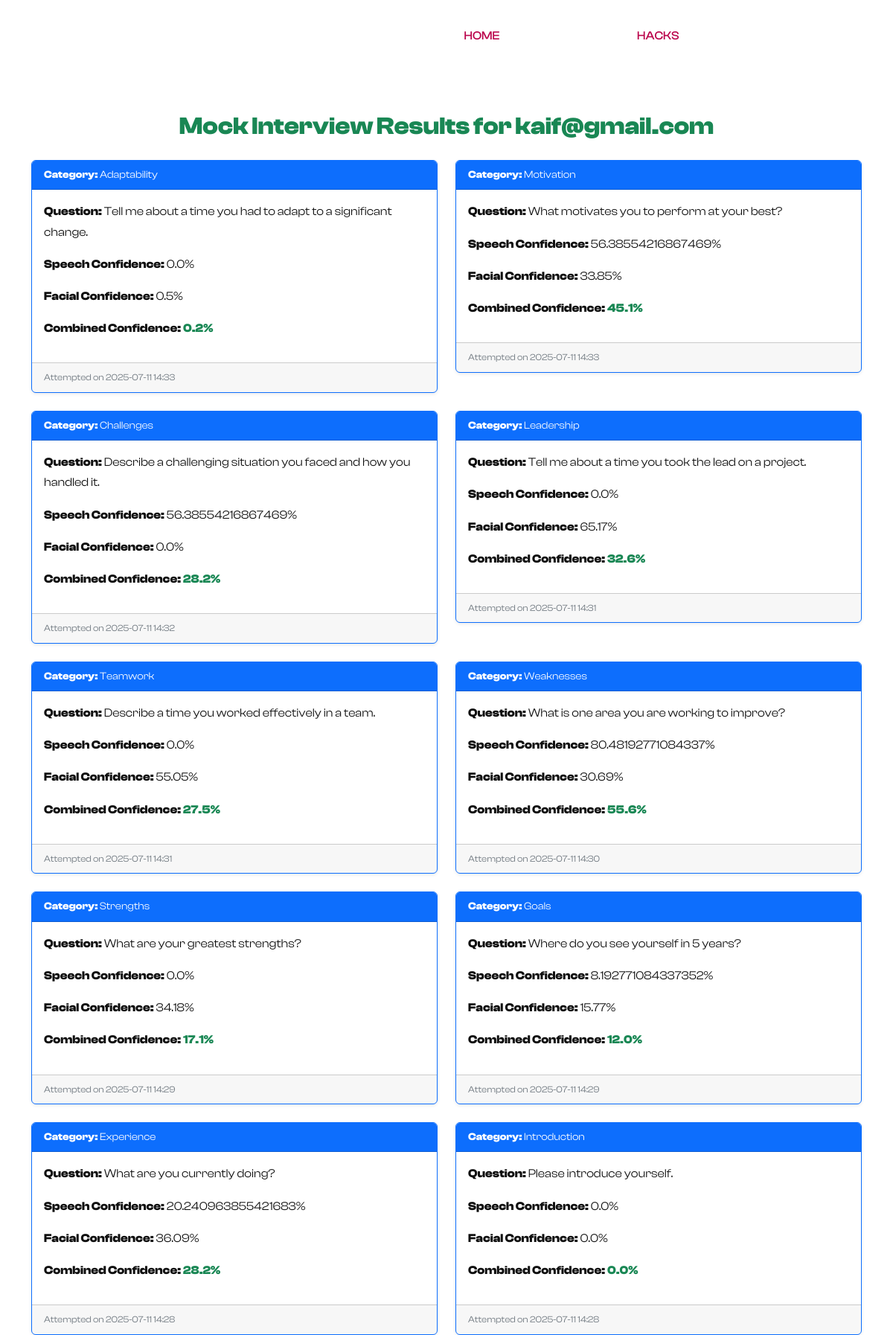
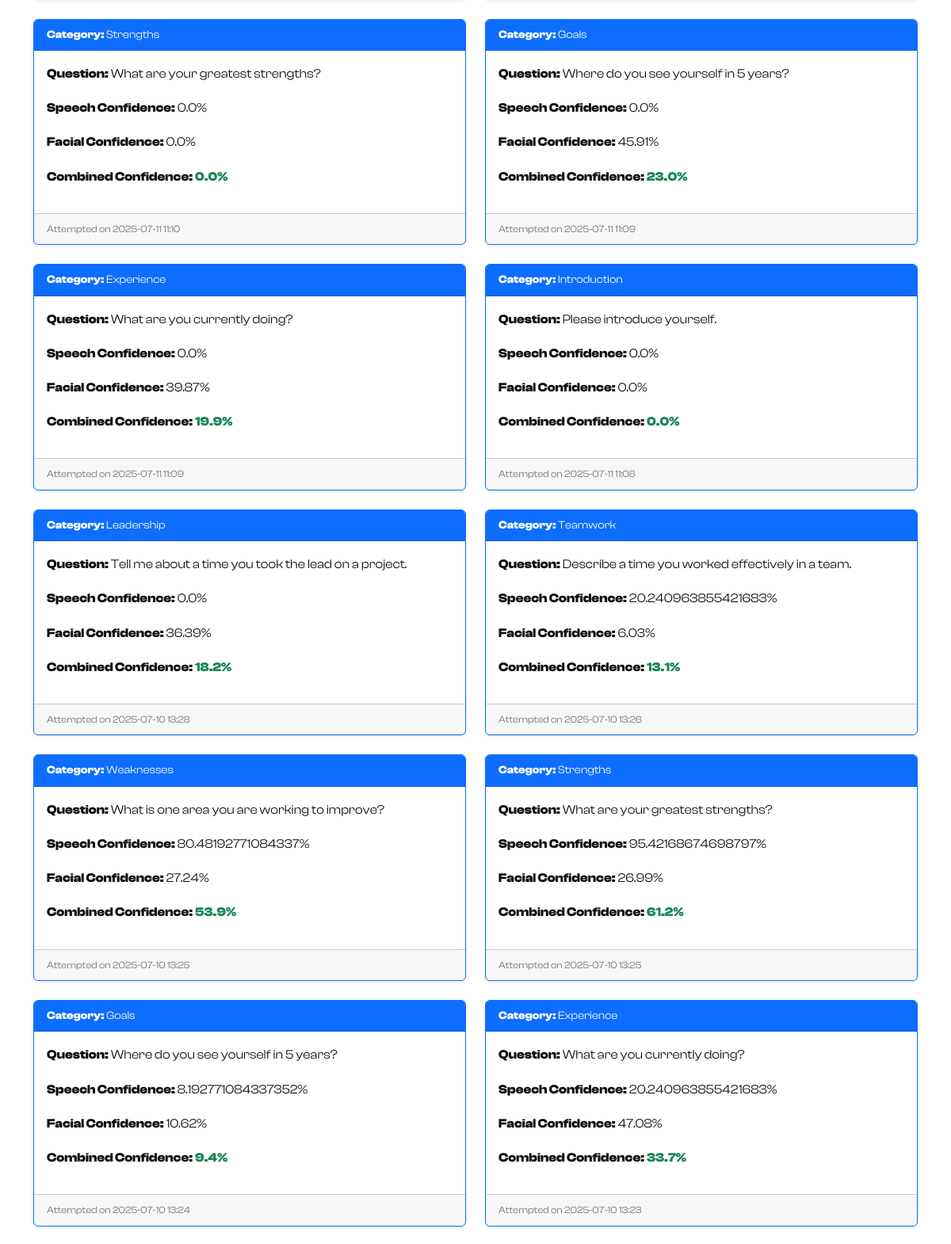
The page /expertresults/19/ (signed in, upper part) on the database its author committed (2 pictures, top to bottom).
### mockapp/models.py (models this page shows, shortened)
class Login(models.Model):
    email = models.EmailField(unique=True)
    password = models.CharField(max_length=100)
    user_type=models.CharField(max_length=10)
    status=models.BooleanField(default=0)

class MockScore(models.Model):
    login = models.ForeignKey(Login, on_delete=models.CASCADE)
    question_category = models.CharField(max_length=100)
    question_text = models.TextField()
    speech_confidence = models.FloatField()
    facial_confidence = models.FloatField()
    combined_confidence = models.FloatField()
    created_at = models.DateTimeField(auto_now_add=True)

### mockapp/views.py (the view)
# urls.py: path('expertresults/<int:user_id>/', views.view_user_results, name='view_user_results'),
def view_user_results(request, user_id):
    expert_id = request.session.get('expert_id')
    if not expert_id:
        messages.error(request, "You must be logged in as an expert to view this page.")
        return redirect('login')
    login = get_object_or_404(Login, id=user_id)
    scores = MockScore.objects.filter(login=login).order_by('-created_at')
    return render(request, 'expert_user_results.html', {'scores': scores, 'user': login})  # already correct

### mockapp/templates/expert_user_results.html (shortened to what this page needs)
{% extends "header2.html" %}
{% load static %}
{% block content %}
<div class="container py-5" style="margin-top: 100px; min-height: 80vh;">
    <h2 class="text-success mb-4 text-center">Mock Interview Results for {{ user.email }}</h2>
    {% if scores %}
        <div class="row g-4">
            {% for score in scores %}
            <div class="col-md-6">
                <div class="card shadow-sm border-primary">
                    <div class="card-header bg-primary text-white">
                        <strong>Category:</strong> {{ score.question_category }}
                    </div>
                    <div class="card-body">
                        <p><strong>Question:</strong> {{ score.question_text }}</p>
                        <p><strong>Speech Confidence:</strong> {{ score.speech_confidence }}%</p>
                        <p><strong>Facial Confidence:</strong> {{ score.facial_confidence }}%</p>
                        <p><strong>Combined Confidence:</strong>
                            <span class="fw-bold text-success">{{ score.combined_confidence }}%</span>
                        </p>
                    </div>
                    <div class="card-footer text-muted small">
                        Attempted on {{ score.created_at|date:"Y-m-d H:i" }}
                    </div>
                </div>
            </div>
            {% endfor %}
        </div>
    {% else %}
        <div class="alert alert-warning text-center">No results available for this user.</div>
    {% endif %}
</div>
{% endblock %}

### mockapp/static/user/assets/css/style.css (style rules this page uses)
.row { display: flex; flex-wrap: wrap; }
html { scroll-behavior: smooth; }

### mockapp/static/user/assets/css/global.css (style rules this page uses)
:root { --main-color: rgb(186,2,74); --main-color-rgb:186,2,74; --color-two: rgb(84,0,69); --color-two-rgb:84,0,69; --color-three: rgb(18,12,18); --color-three-rgb:18,12,18; --color-four: rgb(15,15,15); --color-four-rgb:15,15,15; --white-color:rgb(255,255,255); --white-color-rgb:255,255,255; --black-color:rgb(0,0,0); --black-color-rgb:0,0,0; }
* { margin:0px; padding:0px; border:none; outline:none; }
body { font-family: 'Clash Display'; line-height:1.6em; font-weight:400; font-size:14px; -webkit-font-smoothing: antialiased; -moz-font-smoothing: antialiased; }
h1,h2,h3,h4,h5,h6 { position:relative; margin:0px; background:none; color:var(--color-four); font-family: 'Clash Display'; }
.text, p { position:relative; line-height:1.7em; color:var(--color-four); font-size:16px; }
h2 { font-weight: 700; line-height:43px; font-size:33px; }

### rows shown on the page
Login: email "kaif@gmail.com"
MockScore: question_category "Adaptability", question_text "Tell me about a time you had to adapt to a significant change.", speech_confidence "0.0", facial_confidence "0.5", combined_confidence "0.2", created_at "2025-07-11 14:33"
MockScore: question_category "Motivation", question_text "What motivates you to perform at your best?", speech_confidence "56.38554216867469", facial_confidence "33.85", combined_confidence "45.1", created_at "2025-07-11 14:33"
MockScore: question_category "Challenges", question_text "Describe a challenging situation you faced and how you handled it.", speech_confidence "56.38554216867469", facial_confidence "0.0", combined_confidence "28.2", created_at "2025-07-11 14:32"
MockScore: question_category "Leadership", question_text "Tell me about a time you took the lead on a project.", speech_confidence "0.0", facial_confidence "65.17", combined_confidence "32.6", created_at "2025-07-11 14:31"
MockScore: question_category "Teamwork", question_text "Describe a time you worked effectively in a team.", speech_confidence "0.0", facial_confidence "55.05", combined_confidence "27.5", created_at "2025-07-11 14:31"
MockScore: question_category "Weaknesses", question_text "What is one area you are working to improve?", speech_confidence "80.48192771084337", facial_confidence "30.69", combined_confidence "55.6", created_at "2025-07-11 14:30"
MockScore: question_category "Strengths", question_text "What are your greatest strengths?", speech_confidence "0.0", facial_confidence "34.18", combined_confidence "17.1", created_at "2025-07-11 14:29"
MockScore: question_category "Goals", question_text "Where do you see yourself in 5 years?", speech_confidence "8.192771084337352", facial_confidence "15.77", combined_confidence "12.0", created_at "2025-07-11 14:29"
MockScore: question_category "Experience", question_text "What are you currently doing?", speech_confidence "20.240963855421683", facial_confidence "36.09", combined_confidence "28.2", created_at "2025-07-11 14:28"
MockScore: question_category "Introduction", question_text "Please introduce yourself.", speech_confidence "0.0", facial_confidence "0.0", combined_confidence "0.0", created_at "2025-07-11 14:28"
MockScore: question_category "Strengths", question_text "What are your greatest strengths?", speech_confidence "0.0", facial_confidence "0.0", combined_confidence "0.0", created_at "2025-07-11 11:10"
MockScore: question_category "Goals", question_text "Where do you see yourself in 5 years?", speech_confidence "0.0", facial_confidence "45.91", combined_confidence "23.0", created_at "2025-07-11 11:09"
MockScore: question_category "Experience", question_text "What are you currently doing?", speech_confidence "0.0", facial_confidence "39.87", combined_confidence "19.9", created_at "2025-07-11 11:09"
MockScore: question_category "Introduction", question_text "Please introduce yourself.", speech_confidence "0.0", facial_confidence "0.0", combined_confidence "0.0", created_at "2025-07-11 11:08"
MockScore: question_category "Leadership", question_text "Tell me about a time you took the lead on a project.", speech_confidence "0.0", facial_confidence "36.39", combined_confidence "18.2", created_at "2025-07-10 13:28"
MockScore: question_category "Teamwork", question_text "Describe a time you worked effectively in a team.", speech_confidence "20.240963855421683", facial_confidence "6.03", combined_confidence "13.1", created_at "2025-07-10 13:26"
MockScore: question_category "Weaknesses", question_text "What is one area you are working to improve?", speech_confidence "80.48192771084337", facial_confidence "27.24", combined_confidence "53.9", created_at "2025-07-10 13:25"
MockScore: question_category "Strengths", question_text "What are your greatest strengths?", speech_confidence "95.42168674698797", facial_confidence "26.99", combined_confidence "61.2", created_at "2025-07-10 13:25"
MockScore: question_category "Goals", question_text "Where do you see yourself in 5 years?", speech_confidence "8.192771084337352", facial_confidence "10.62", combined_confidence "9.4", created_at "2025-07-10 13:24"
MockScore: question_category "Experience", question_text "What are you currently doing?", speech_confidence "20.240963855421683", facial_confidence "47.08", combined_confidence "33.7", created_at "2025-07-10 13:23"
